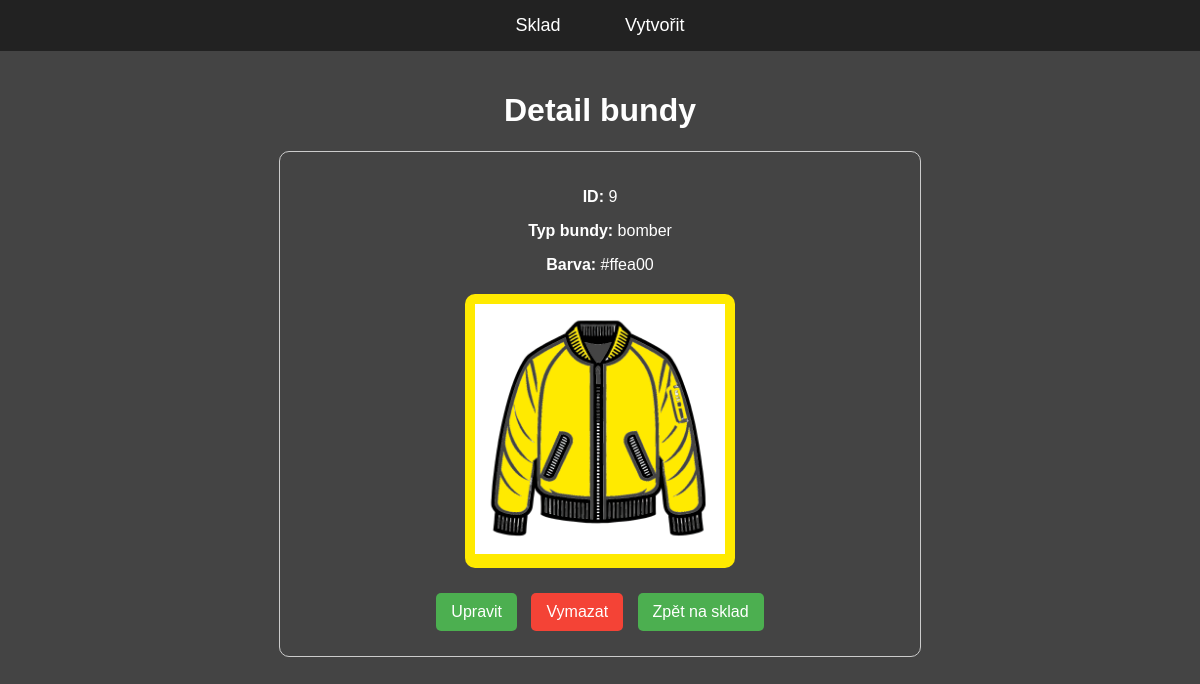
Page /bundy/9/ on the committed database.
### bundy/models.py (models this page shows, shortened)
class Jacket(models.Model):
    TYPE_CHOICES = [
        ('kabát', 'Kabát'),
        ('bunda', 'Bunda'),
        ('bomber', 'Bomber'),
    ]
    typ = models.CharField(max_length=20, choices=TYPE_CHOICES)
    color = models.CharField(max_length=7, default="#ffffff")  # Ukládáme hex kód
    def get_image_url(self):
        return f"/static/bundy/{self.typ}.png"

### bundy/views.py (the view)
# urls.py: path('bundy/<int:pk>/', JacketDetailView.as_view(), name='jacket-detail'),
class JacketDetailView(DetailView):
    model = Jacket
    template_name = 'bundy/jacket_detail.html'
    context_object_name = 'jacket'

### bundy/templates/bundy/jacket_detail.html (shortened to what this page needs)
{% extends 'bundy/base.html' %}
{% block content %}
<center>
  <h1>Detail bundy</h1>
  <div style="width: 80%; max-width: 600px; margin: 20px auto; padding: 20px; border: 1px solid #ccc; border-radius: 10px; font-family: Arial, sans-serif;">
    <p><strong>ID:</strong> {{ jacket.id }}</p>
    <p><strong>Typ bundy:</strong> {{ jacket.typ }}</p>
    <p><strong>Barva:</strong> {{ jacket.color }}</p>
    <div style="margin: 20px 0; display: flex; justify-content: center;">
      <div style="display: inline-block; padding: 10px; background-color: {{ jacket.color }}; border-radius: 10px;">
        <img src="{{ jacket.get_image_url }}" alt="{{ jacket.typ }}" style="max-width: 250px; max-height: 250px;">
      </div>
    </div>
    <div style="margin-top: 20px;">
      <a href="{% url 'jacket-update' jacket.id %}" style="display: inline-block; background-color: #4CAF50; color: white; padding: 10px 15px; text-decoration: none; border-radius: 5px; margin: 5px;">Upravit</a>
      <a href="{% url 'jacket-delete' jacket.id %}" style="display: inline-block; background-color: #f44336; color: white; padding: 10px 15px; text-decoration: none; border-radius: 5px; margin: 5px;">Vymazat</a>
      <a href="{% url 'sklad' %}" style="display: inline-block; background-color: #4CAF50; color: white; padding: 10px 15px; text-decoration: none; border-radius: 5px; margin: 5px;">Zpět na sklad</a>
    </div>
  </div>
</center>
{% endblock %}

### bundy/static/bundy/css/styles.css (style rules this page uses)
body { background-color: #444444; color: white; font-family: Arial, sans-serif; margin: 0; padding: 0; }

### rows in the picture
Jacket: id "9", typ "bomber", color "#ffea00", get_image_url (picture)
